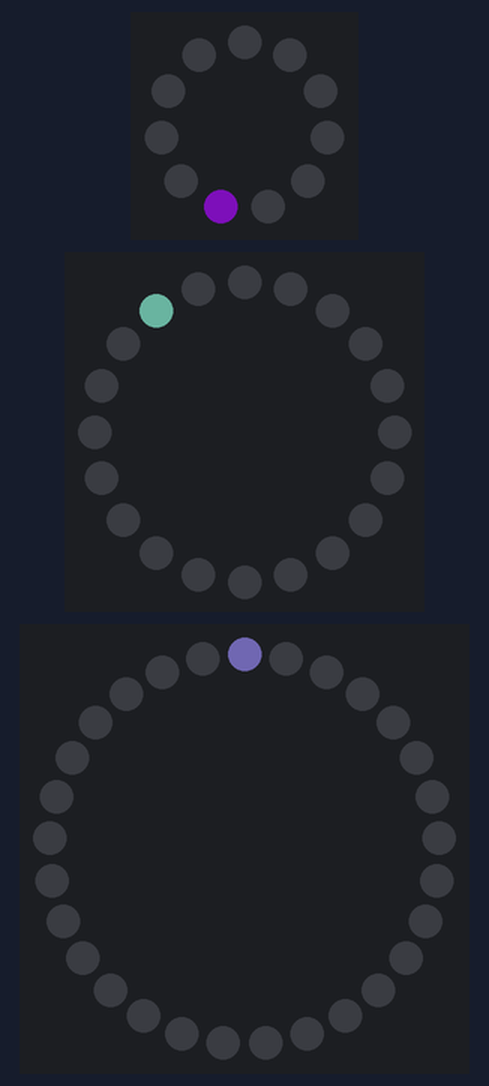
Recording of a sketch running on a simulated Arduino Uno, built with avr-gcc and run on an emulated ATmega328P. Shown: 11 RGB LEDs in a ring, first at the top, clockwise, 20 RGB LEDs in a ring, first at the top, clockwise, 29 RGB LEDs in a ring, first at the top, clockwise. Dim RGB values are drawn brighter than linear; random numbers use the default seed unless the sketch sets one.

Above: at 0.15 s.
At 4.97 s:
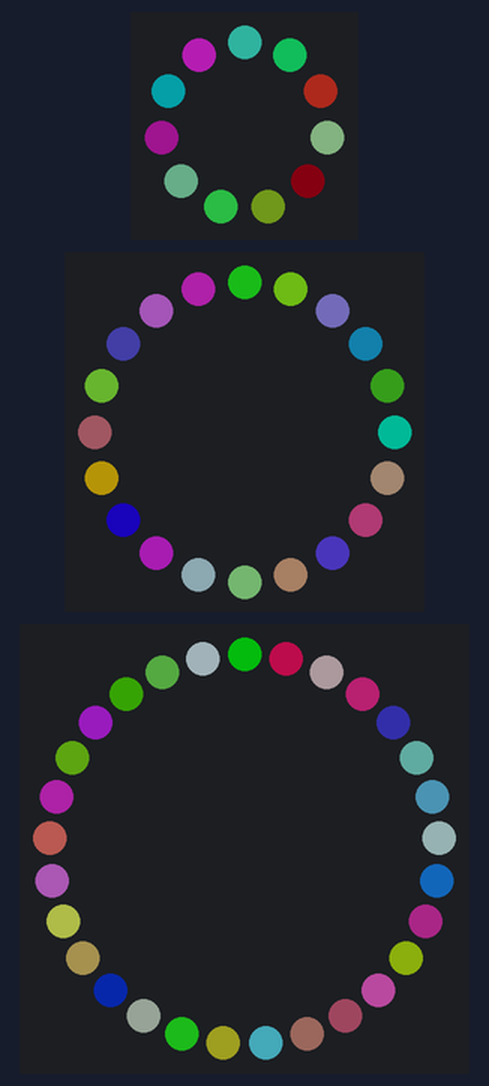
At 10.08 s:
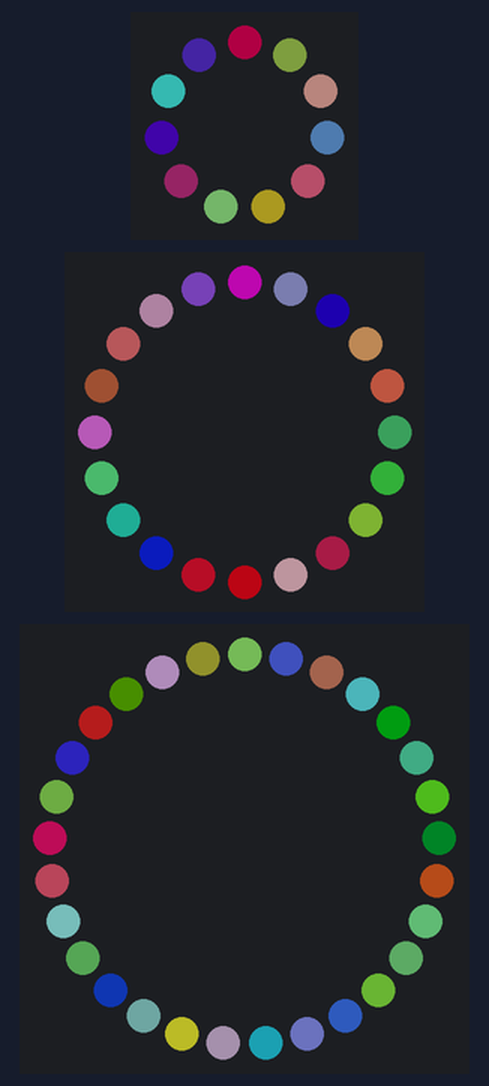
At 20.0 s:
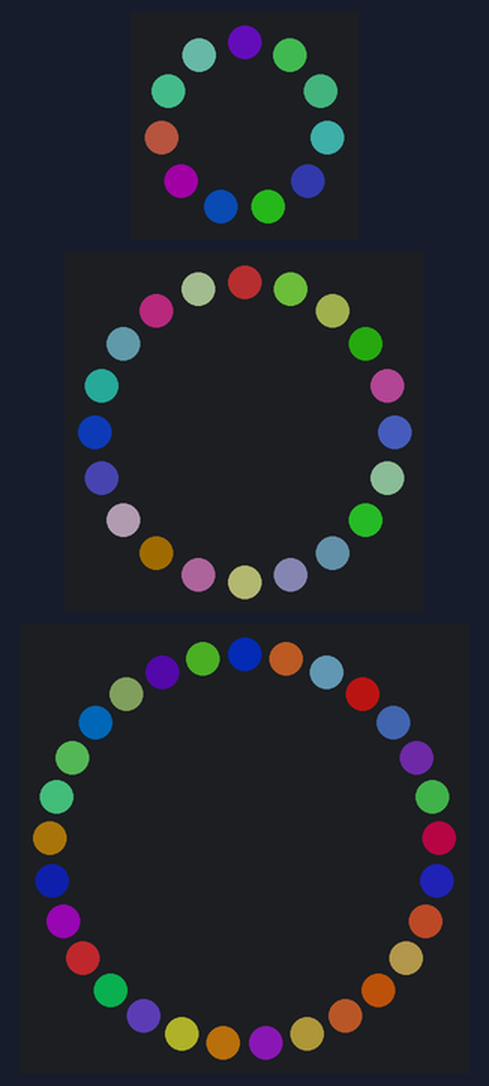
At 29.93 s:
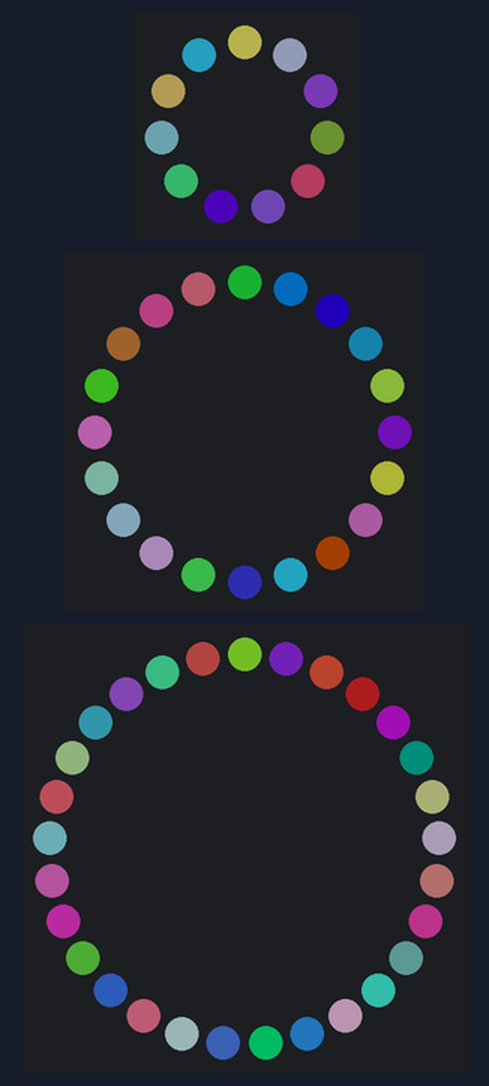
At 39.85 s:
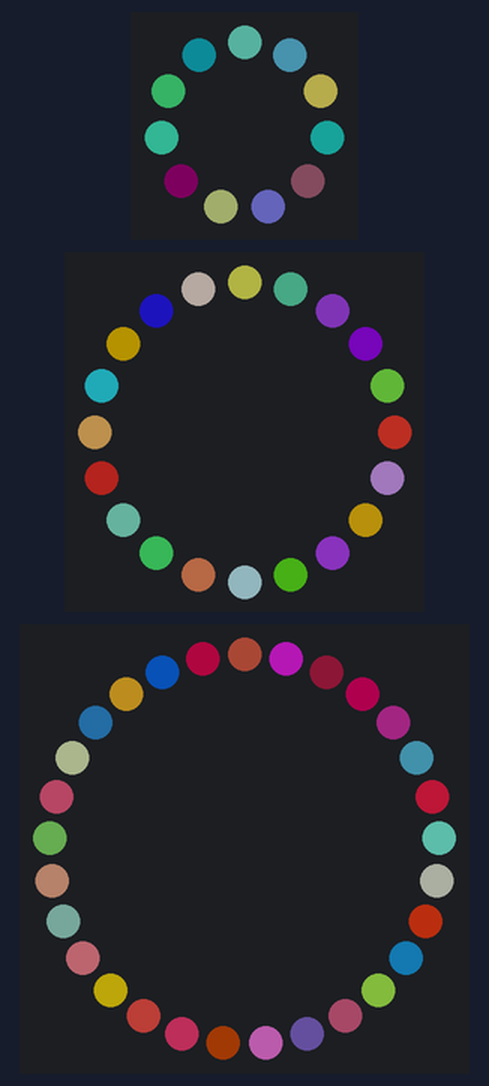

The sketch:

RandomNoise.ino
```cpp
#include <Adafruit_NeoPixel.h>
#ifdef __AVR__
  #include <avr/power.h>
#endif

#define PIN1 3
#define PIN2 9
#define PIN3 10

Adafruit_NeoPixel ring1 = Adafruit_NeoPixel(11, PIN1);
Adafruit_NeoPixel ring2 = Adafruit_NeoPixel(20, PIN2);
Adafruit_NeoPixel ring3 = Adafruit_NeoPixel(29, PIN3);

uint32_t semiColor = ring1.Color(255,255,255);

void setup()
{
  uint8_t  brightness = 80;

  ring1.begin();
  ring1.setBrightness(brightness);
  ring1.show();

  ring2.begin();
  ring2.setBrightness(brightness);
  ring2.show();

  ring3.begin();
  ring3.setBrightness(brightness);
  ring3.show();

  Serial.begin(9600);
}

void loop() {

uint8_t wait = 0;

  ring1.setPixelColor(random(ring1.numPixels()), random(255),random(255),random(255));

  ring1.show();
  delay(wait);

  ring2.setPixelColor(random(ring2.numPixels()), random(255),random(255),random(255));

  ring2.show();
  delay(wait);

  ring3.setPixelColor(random(ring3.numPixels()), random(255),random(255),random(255));

  ring3.show();
  delay(wait);

}
```
